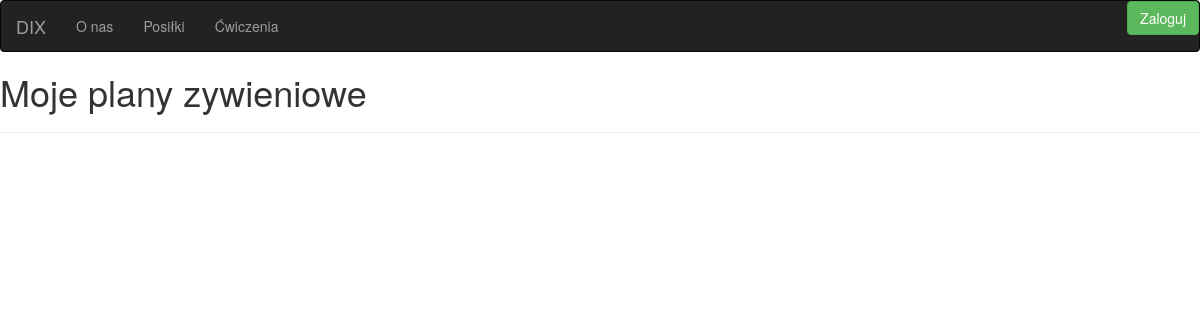
Before: /my_plans/my_plans with the older database file.
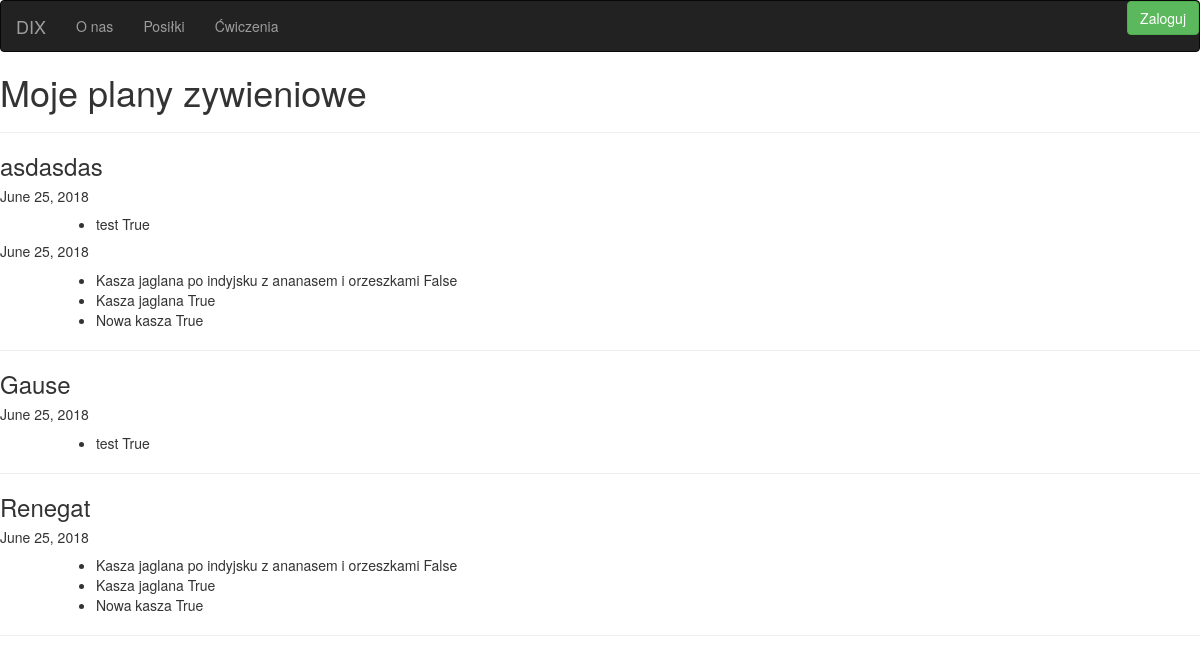
After: the same page with the newer database file.
### MyPlan/models.py (models this page shows)
class Sprints(models.Model):
    choices = (
        ('Nowy', 'nowy'),
        ('Rozpoczety', 'rozpoczety'),
        ('Skonczony', 'skonczony')
    )
    sprint_id = models.IntegerField()
    sprint_name = models.CharField(max_length = 20)
    sprint_parameters = models.ManyToManyField(SinglePlan)
    sprint_status = models.CharField(choices=choices , max_length=10)

class SinglePlan(models.Model):
    plan_date = models.DateField(default = timezone.now)
    meals = models.ManyToManyField(Meal)

### Meals/models.py (models this page shows, shortened)
class Meal(models.Model):
    choice_list = (
        ('sniadanie', 'sniadanie'),
        ('obiad', 'obiad'),
        ('kolacja', 'kolacja'),
    )
    name = models.CharField(max_length = 60)
    description = models.CharField(max_length = 500)
    products = models.ManyToManyField(Product)
    callories = models.CharField(max_length = 10)
    type = models.CharField(max_length=10,
                            choices=choice_list)
    image = models.ImageField(upload_to='Meals/static/jpg/',
                              default='static/jpg/')
    state = models.BooleanField(default=False)

### MyPlan/views.py (the view)
# urls.py: url(r'^my_plans/', include('MyPlan.urls')),
def my_plans(request):
    return render(request, 'MyPlan/my_plans.html', {'my_plans': Sprints.objects.all(),
                                                    'products': get_products()})

### Meals/models.py (called while the page is built)
    def __str__(self):
        return self.name

### MyPlan/views.py (called while the page is built)
def get_products():
    components = {}
    for sprint in Sprints.objects.all():
        if sprint.sprint_status == 'Rozpoczety':
            for single in sprint.sprint_parameters.all():
                for meals in single.meals.all():
                    if meals.state != True:
                        for a in meals.products.all():
                            if a.component not in components:
                                components[a.component] = [a.count, a.units]
                            else:
                                components[a.component] = [components[a.component][0] + a.count, a.units]
            break
    return components

### MyPlan/templates/MyPlan/my_plans.html (shortened to what this page needs)
{%extends 'MyPlan/nav_bar.html' %}
{% block content %}
    <h1>Moje plany zywieniowe</h1>
    <hr>
    {% for i in my_plans %}
        <h3> {{ i.sprint_name }}</h3>
        {% for single_plan in i.sprint_parameters.all %}
            <h5>{{single_plan.plan_date}}</h5>
            <ul>
            {% for meals in single_plan.meals.all %}
                <li style="margin-left:4em">{{ meals.name }}  {{ meals.state }}</li>
            {% endfor %}
            </ul>
        {% endfor %}
        <hr>
    {% endfor %}
{% endblock %}

### MyPlan/templates/MyPlan/nav_bar.html (shortened to what this page needs)
<!DOCTYPE html>
<html lang="pl">
<head>
    <link rel="stylesheet" href="https://maxcdn.bootstrapcdn.com/bootstrap/3.3.6/css/bootstrap.min.css">
</head>
<body>
    <nav class="navbar navbar-inverse" data-spy="affix" data-offset-top="205">
        <div class="container-fluid">
            <div class="navbar-header">
                <a class="navbar-brand" href = "/meals/">DIX</a>
            </div>
            <ul class="nav navbar-nav navbar-left">
                <li class="nav-item">
                    <a class="nav-link" href="/about/">O nas</a>
                </li>
               {% if user.is_authenticated %}
                <li class="drop-down">
                    <a class="dropdown-toggle" data-toggle="dropdown" href="/meals/">
                        Posiłki
                        <span class="caret"></span>
                    </a>
                    <ul class="dropdown-menu">
                        <li><a href="/meals/all/">Wszystkie posiłki</a></li>
                        <li><a href="/meals/new_meal/">Dodan nowy posiłek</a></li>
                        <li><a href="/meals/new_component/">Dodaj nowy składnik</a></li>
                    </ul>
                </li>
                <li class="drop-down">
                    <a class="dropdown-toggle" data-toggle="dropdown" href="exercises/">
                        Ćwiczenia
                        <span class="caret"></span>
                    </a>
                    <ul class="dropdown-menu">
                        <li><a href="/exercises/all/">Wszystkie ćwiczenia</a></li>
                        <li><a href="/exercises/my_plans">Dodan nowe ćwiczenie</a></li>
                    </ul>
                 </li>
                <li class="drop-down">
                    <a class="dropdown-toggle" data-toggle="dropdown" href="/my_plans/">
                        Moje plany
                        <span class="caret"></span>
                    </a>
                    <ul class="dropdown-menu">
                        <li><a href="/my_plans/all">Moje plany żywieniowe</a></li>
                        <li><a href="/my_plans/my_plans">Moje plany treningowe</a></li>
                        <li><a href="/my_plans/update_actual_sprint">Aktualizuj sprint</a></li>
                        <li><a href="/my_plans/start-sprint">Start nowego planu</a></li>
                    </ul>
                 </li>
                {% else %}
                <li class="nav-item">
                    <a class="nav-link" href="/meals/all">Posiłki</a>
                </li>
                <li class="nav-item">
                    <a class="nav-link" href="/exercises/all">Ćwiczenia</a>
                </li>
                {% endif %}
            </ul>
            <ul class="nav navbar-nav navbar-right">
                {% if user.is_authenticated %}
                <li class="nav-item">
                    <a id="hideshow">
                        <span class="glyphicon glyphicon-shopping-cart"
                              aria-hidden="true">
                              &nbsp;Koszyk
                        </span>
                    </a>
                </li>
                <li class="nav-item">
                        <a href="/user/logout/">
                             <span class="glyphicon glyphicon-off" aria-hidden="true"></span>&nbsp;Wyloguj się</a>
                </li>
                {% else %}
                    <li class="nav-item">
                       <form class="form-inline" action="/user/login/">
                            <button class="btn btn-success" type="submit">Zaloguj</button>
                       </form>
                    </li>
                {% endif %}
            </ul>
        </div>
    </nav>
    {% block content %}
    {% endblock %}
</body>
</html>

Changed rows visible on the page:
added Sprints: sprint_name "asdasdas"
added SinglePlan: plan_date "June 25, 2018"
added Meal: name "test", state "True"
added SinglePlan: plan_date "June 25, 2018"
added Meal: name "Kasza jaglana po indyjsku z ananasem i orzeszkami", state "False"
added Meal: name "Kasza jaglana", state "True"
added Meal: name "Nowa kasza", state "True"
added Sprints: sprint_name "Gause"
added Sprints: sprint_name "Renegat"
